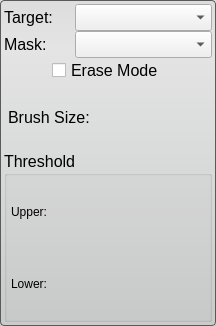
<?xml version="1.0" encoding="UTF-8"?>
<ui version="4.0">
 <class>PaintToolInterface</class>
 <widget class="QWidget" name="PaintToolInterface">
  <property name="geometry">
   <rect>
    <x>0</x>
    <y>0</y>
    <width>213</width>
    <height>326</height>
   </rect>
  </property>
  <property name="sizePolicy">
   <sizepolicy hsizetype="MinimumExpanding" vsizetype="Fixed">
    <horstretch>0</horstretch>
    <verstretch>0</verstretch>
   </sizepolicy>
  </property>
  <property name="minimumSize">
   <size>
    <width>0</width>
    <height>326</height>
   </size>
  </property>
  <property name="maximumSize">
   <size>
    <width>16777215</width>
    <height>326</height>
   </size>
  </property>
  <property name="font">
   <font>
    <pointsize>12</pointsize>
   </font>
  </property>
  <property name="windowTitle">
   <string>Paint Tool</string>
  </property>
  <property name="styleSheet">
   <string notr="true">QWidget#PaintToolInterface{
	border-radius: 4px;
	border: 1px solid rgb(90, 90, 90);
	background-color: qlineargradient(spread:pad, x1:0.5, y1:0, x2:0.5, y2:0.960227, stop:0 rgba(221, 221, 221, 255), stop:0.155779 rgba(228, 228, 228, 255), stop:1 rgba(202, 204, 204, 255));      
}</string>
  </property>
  <layout class="QVBoxLayout" name="verticalLayout_2">
   <property name="spacing">
    <number>0</number>
   </property>
   <property name="margin">
    <number>4</number>
   </property>
   <item>
    <layout class="QHBoxLayout" name="activeHLayout" stretch="1,2">
     <property name="spacing">
      <number>3</number>
     </property>
     <item>
      <widget class="QLabel" name="activeLabel">
       <property name="sizePolicy">
        <sizepolicy hsizetype="MinimumExpanding" vsizetype="Preferred">
         <horstretch>0</horstretch>
         <verstretch>0</verstretch>
        </sizepolicy>
       </property>
       <property name="text">
        <string>Target:</string>
       </property>
      </widget>
     </item>
     <item>
      <widget class="QComboBox" name="targetComboBox">
       <property name="sizePolicy">
        <sizepolicy hsizetype="Expanding" vsizetype="Fixed">
         <horstretch>0</horstretch>
         <verstretch>0</verstretch>
        </sizepolicy>
       </property>
       <property name="layoutDirection">
        <enum>Qt::LeftToRight</enum>
       </property>
      </widget>
     </item>
    </layout>
   </item>
   <item>
    <layout class="QHBoxLayout" name="maskHLayout" stretch="1,2">
     <property name="spacing">
      <number>3</number>
     </property>
     <item>
      <widget class="QLabel" name="maskLabel">
       <property name="sizePolicy">
        <sizepolicy hsizetype="MinimumExpanding" vsizetype="Preferred">
         <horstretch>0</horstretch>
         <verstretch>0</verstretch>
        </sizepolicy>
       </property>
       <property name="text">
        <string>Mask:</string>
       </property>
      </widget>
     </item>
     <item>
      <widget class="QComboBox" name="maskComboBox">
       <property name="sizePolicy">
        <sizepolicy hsizetype="MinimumExpanding" vsizetype="Fixed">
         <horstretch>0</horstretch>
         <verstretch>0</verstretch>
        </sizepolicy>
       </property>
      </widget>
     </item>
    </layout>
   </item>
   <item>
    <layout class="QHBoxLayout" name="eraseHLayout">
     <item>
      <spacer name="eraseHSpacer_left">
       <property name="orientation">
        <enum>Qt::Horizontal</enum>
       </property>
       <property name="sizeType">
        <enum>QSizePolicy::MinimumExpanding</enum>
       </property>
       <property name="sizeHint" stdset="0">
        <size>
         <width>40</width>
         <height>20</height>
        </size>
       </property>
      </spacer>
     </item>
     <item>
      <widget class="QCheckBox" name="eraseCheckBox">
       <property name="text">
        <string>Erase Mode</string>
       </property>
      </widget>
     </item>
     <item>
      <spacer name="eraseHSpacer_right">
       <property name="orientation">
        <enum>Qt::Horizontal</enum>
       </property>
       <property name="sizeType">
        <enum>QSizePolicy::MinimumExpanding</enum>
       </property>
       <property name="sizeHint" stdset="0">
        <size>
         <width>40</width>
         <height>20</height>
        </size>
       </property>
      </spacer>
     </item>
    </layout>
   </item>
   <item>
    <layout class="QHBoxLayout" name="brushHLayout">
     <property name="spacing">
      <number>0</number>
     </property>
     <property name="leftMargin">
      <number>4</number>
     </property>
     <property name="rightMargin">
      <number>4</number>
     </property>
     <item>
      <widget class="QLabel" name="brushLabel">
       <property name="text">
        <string>Brush Size:</string>
       </property>
      </widget>
     </item>
     <item>
      <spacer name="brushHSpacer">
       <property name="orientation">
        <enum>Qt::Horizontal</enum>
       </property>
       <property name="sizeType">
        <enum>QSizePolicy::MinimumExpanding</enum>
       </property>
       <property name="sizeHint" stdset="0">
        <size>
         <width>118</width>
         <height>20</height>
        </size>
       </property>
      </spacer>
     </item>
    </layout>
   </item>
   <item>
    <layout class="QVBoxLayout" name="verticalLayout">
     <property name="spacing">
      <number>0</number>
     </property>
     <property name="sizeConstraint">
      <enum>QLayout::SetDefaultConstraint</enum>
     </property>
     <property name="leftMargin">
      <number>4</number>
     </property>
     <property name="rightMargin">
      <number>5</number>
     </property>
    </layout>
   </item>
   <item>
    <widget class="QGroupBox" name="thresholdGroupBox">
     <property name="sizePolicy">
      <sizepolicy hsizetype="MinimumExpanding" vsizetype="Fixed">
       <horstretch>0</horstretch>
       <verstretch>0</verstretch>
      </sizepolicy>
     </property>
     <property name="minimumSize">
      <size>
       <width>0</width>
       <height>171</height>
      </size>
     </property>
     <property name="maximumSize">
      <size>
       <width>16777215</width>
       <height>171</height>
      </size>
     </property>
     <property name="title">
      <string>Threshold</string>
     </property>
     <property name="flat">
      <bool>false</bool>
     </property>
     <layout class="QVBoxLayout" name="verticalLayout_3">
      <property name="spacing">
       <number>0</number>
      </property>
      <property name="margin">
       <number>0</number>
      </property>
      <item>
       <layout class="QHBoxLayout" name="upperHLayout_top">
        <property name="spacing">
         <number>0</number>
        </property>
        <property name="leftMargin">
         <number>4</number>
        </property>
        <property name="rightMargin">
         <number>4</number>
        </property>
        <item>
         <widget class="QLabel" name="upperLabel">
          <property name="text">
           <string>Upper:</string>
          </property>
         </widget>
        </item>
        <item>
         <spacer name="upperHSpacer">
          <property name="orientation">
           <enum>Qt::Horizontal</enum>
          </property>
          <property name="sizeHint" stdset="0">
           <size>
            <width>40</width>
            <height>20</height>
           </size>
          </property>
         </spacer>
        </item>
       </layout>
      </item>
      <item>
       <layout class="QHBoxLayout" name="upperHLayout_bottom">
        <property name="spacing">
         <number>0</number>
        </property>
        <property name="leftMargin">
         <number>4</number>
        </property>
        <property name="rightMargin">
         <number>4</number>
        </property>
       </layout>
      </item>
      <item>
       <layout class="QHBoxLayout" name="lowerHLayout_top">
        <property name="spacing">
         <number>0</number>
        </property>
        <property name="leftMargin">
         <number>4</number>
        </property>
        <property name="rightMargin">
         <number>4</number>
        </property>
        <item>
         <widget class="QLabel" name="lowerLabel">
          <property name="text">
           <string>Lower:</string>
          </property>
         </widget>
        </item>
        <item>
         <spacer name="lowerHSpacer">
          <property name="orientation">
           <enum>Qt::Horizontal</enum>
          </property>
          <property name="sizeHint" stdset="0">
           <size>
            <width>40</width>
            <height>20</height>
           </size>
          </property>
         </spacer>
        </item>
       </layout>
      </item>
      <item>
       <layout class="QHBoxLayout" name="lowerHLayout_bottom">
        <property name="spacing">
         <number>0</number>
        </property>
        <property name="leftMargin">
         <number>4</number>
        </property>
        <property name="rightMargin">
         <number>4</number>
        </property>
       </layout>
      </item>
     </layout>
    </widget>
   </item>
  </layout>
 </widget>
 <resources/>
 <connections/>
</ui>
